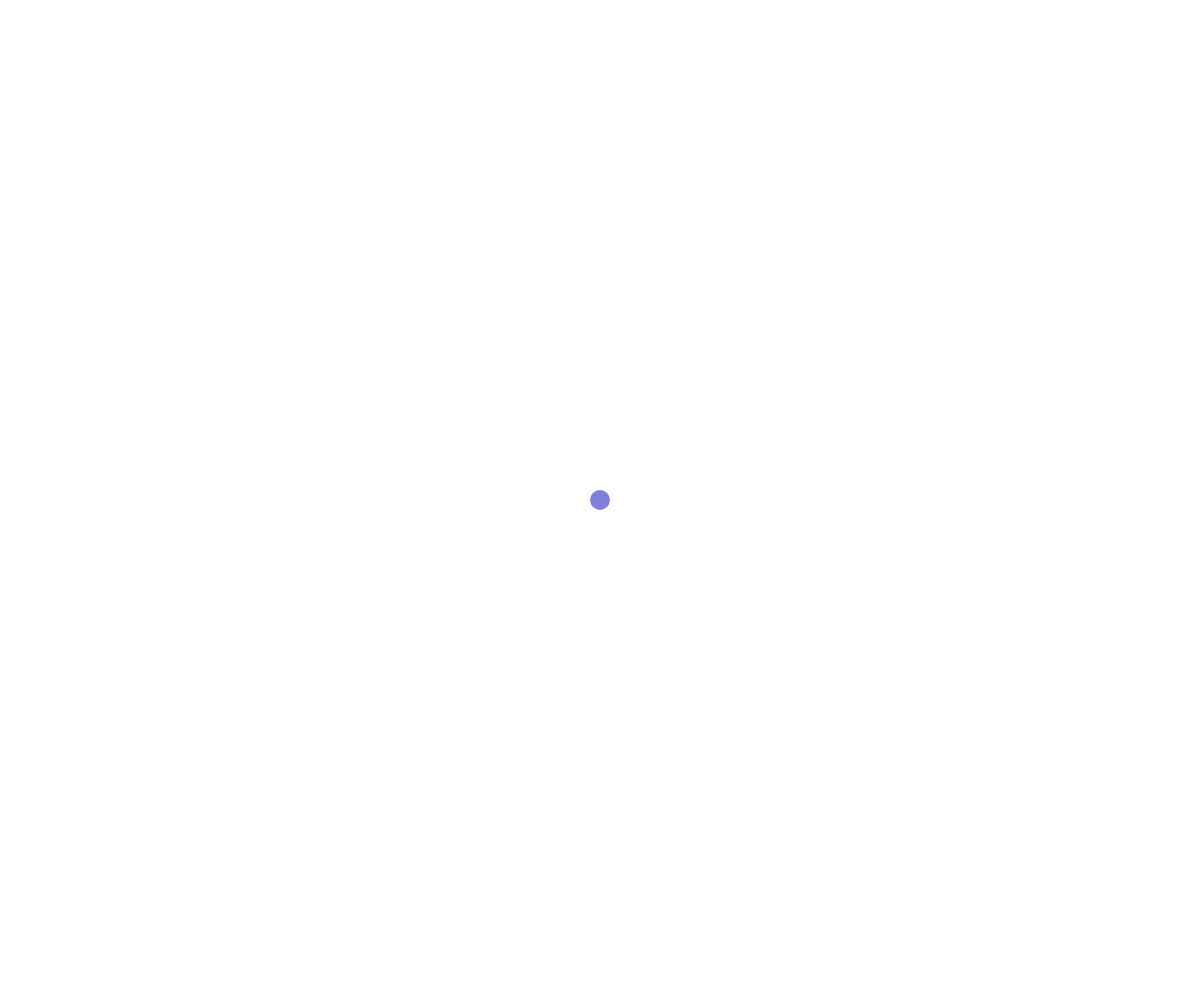
Frame 1 (no input)
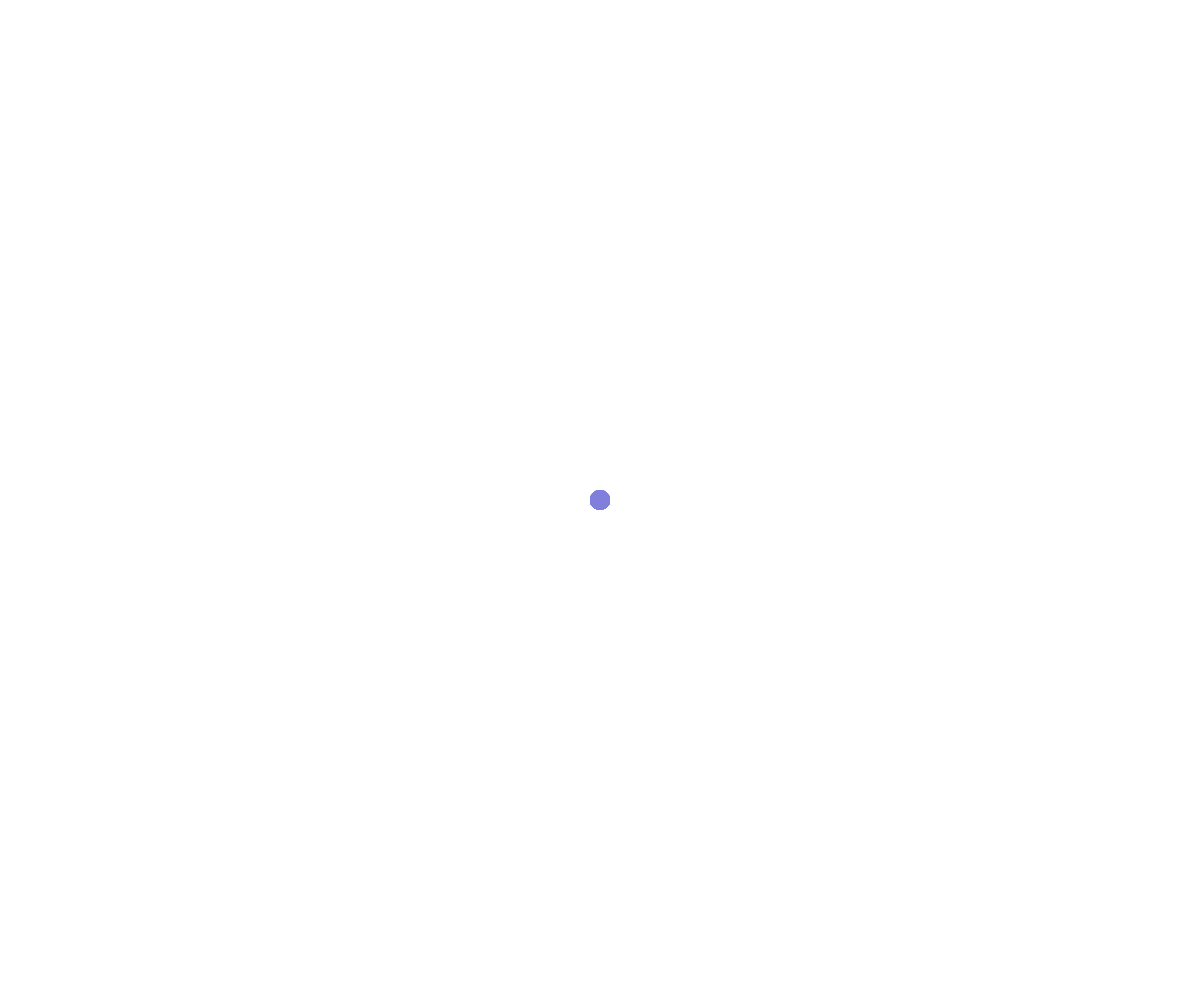
Frame 60 (no input)
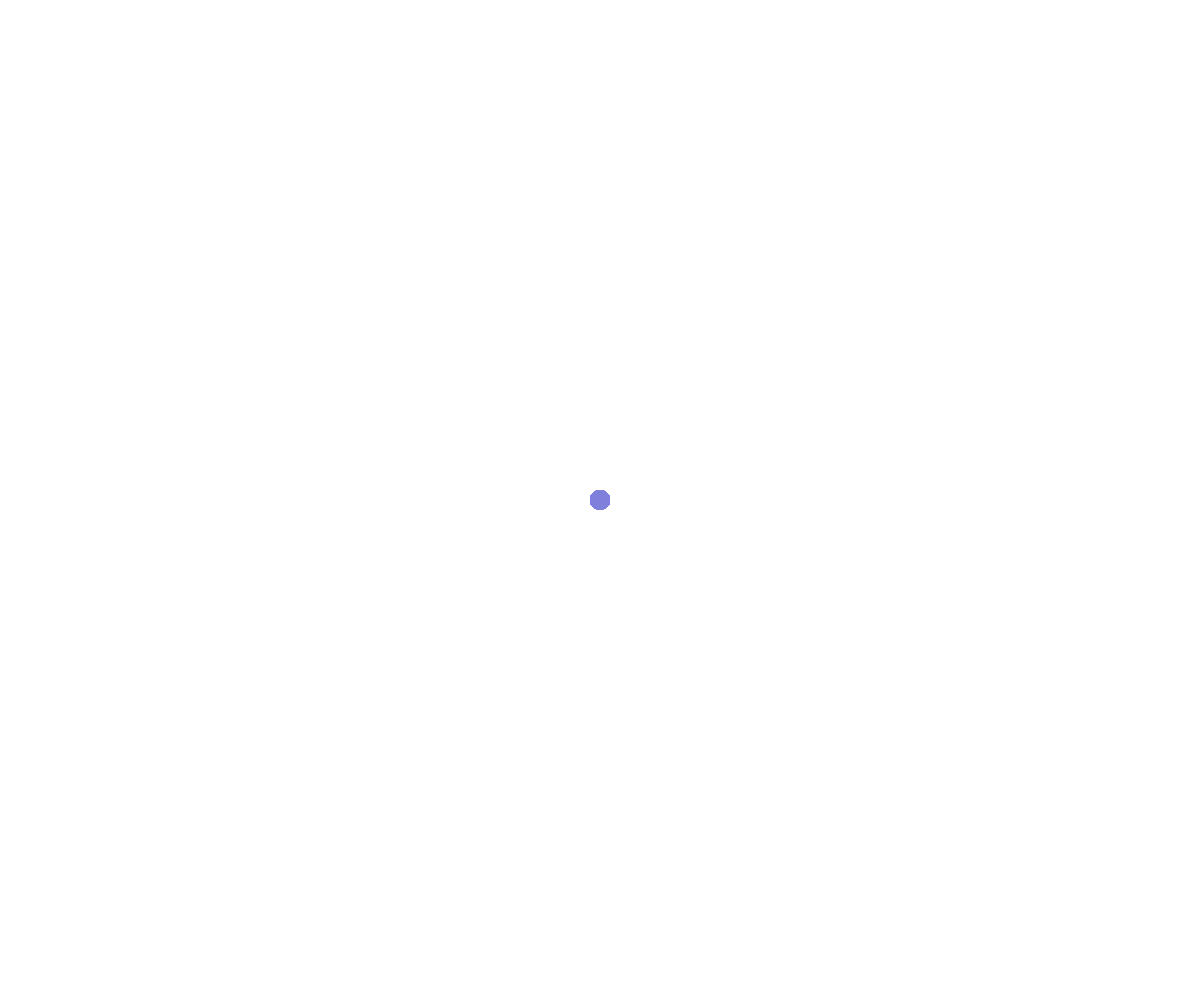
Frame 120 (the mouse pressed at the canvas centre since frame 60)

The p5.js sketch that drew these frames (run headless with seeded random() and noise() and a simulated clock; from frame 60 on, the mouse is pressed at the canvas centre):

// p5.js sketch
// ── sketch.js
// —
// V - Camminatori che creano mondi .2 by lufaraci [keyCode, color,keyboard, snake]
// 2021 © Lucrezia Faraci, Daniele @Fupete and the course DS-2021 at DESIGN.unirsm 
// github.com/ds-2021-unirsm — github.com/lufaraci
// Educational purposes, MIT License, 2021, San Marino
// —
// Credits/Thanks to: 
// Daniel Schiftman
// https://www.youtube.com/watch?v=nMUMZ5YRxHI&t=673s
// — 

var x;
var y;

var r;
var g;
var b;
var n = 3;
let img1;
let start = true;
let c;


function setup() {
  createCanvas(windowWidth, windowHeight);
  pixelDensity(1);
  x = width/2;
  y = height/2;

  print("1. Disegna muovendo le frecce della tastiera.");
  print("2. Blocca con la barra spaziatrice.");

  img1= createImage(width, height);

  img1.loadPixels();
  for (let i = 0; i < img1.width; i++) {
  for (let j = 0; j < img1.height; j++) {
    img1.set(i, j, color(255, 255, 255));
  }
}

img1.updatePixels();
image(img1, width, height);
}

function mouseClicked() {
  start = false;
}

function draw() {
    
   c =img1.get(x,y);
   r = map(x, 0, width, 0, 255);
   g = map(y, 0, height, 0, 255);
   b = 220;
  
  if (keyCode === 37) {
    x = x-n;
  } 
  if (keyCode === 38) {
    y = y-n;
  }
  if (keyCode === 39) {
    x = x+n;
  }
  if (keyCode === 40) {
    y = y+n;
  }
  if (keyCode === 32) {
   y = y;
   x = x;
  }
  
  d =img1.get(x,y);
  if (d !== c){
  noStroke();
  fill(r,g,b);
  ellipse(x,y,20,20);
  }
  else{
    fill(255);
    rect(0,0,400,400);
  }

}
